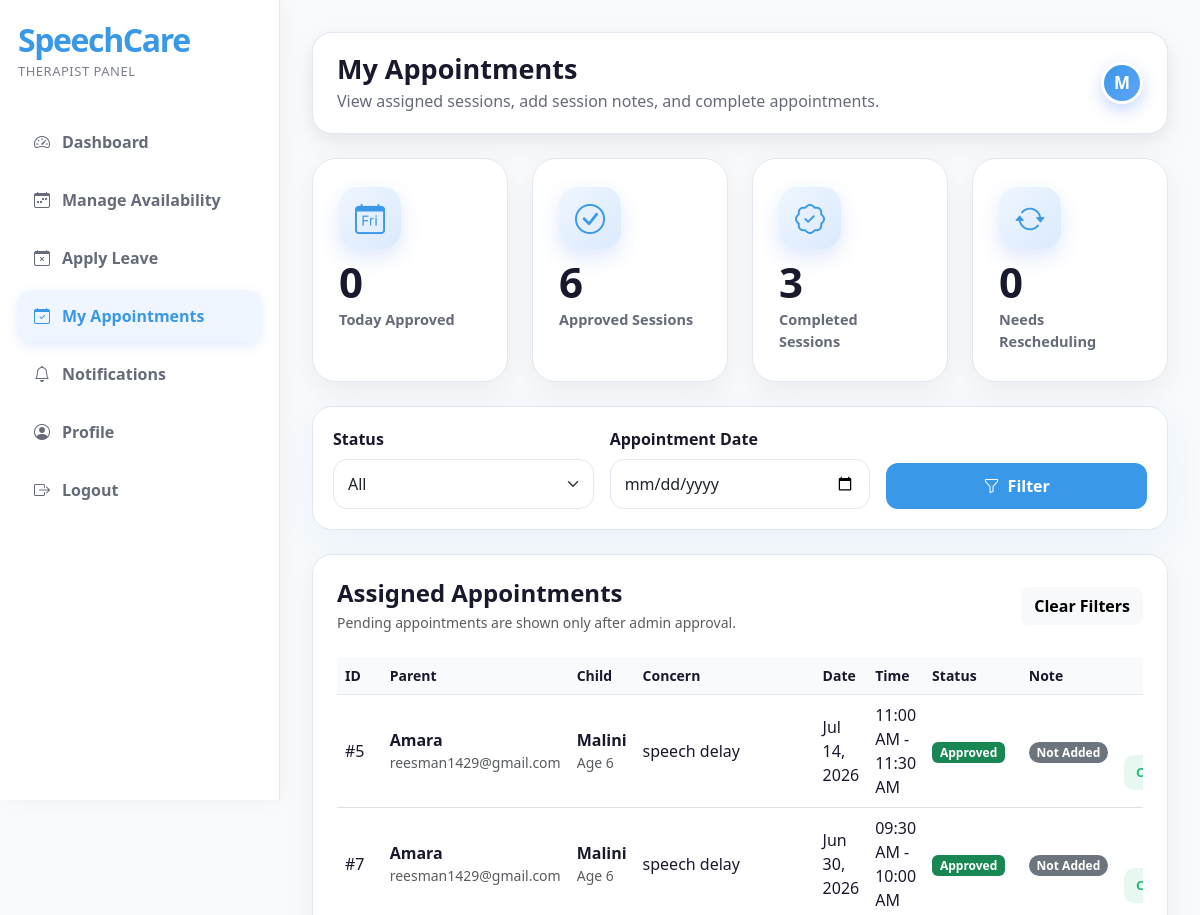
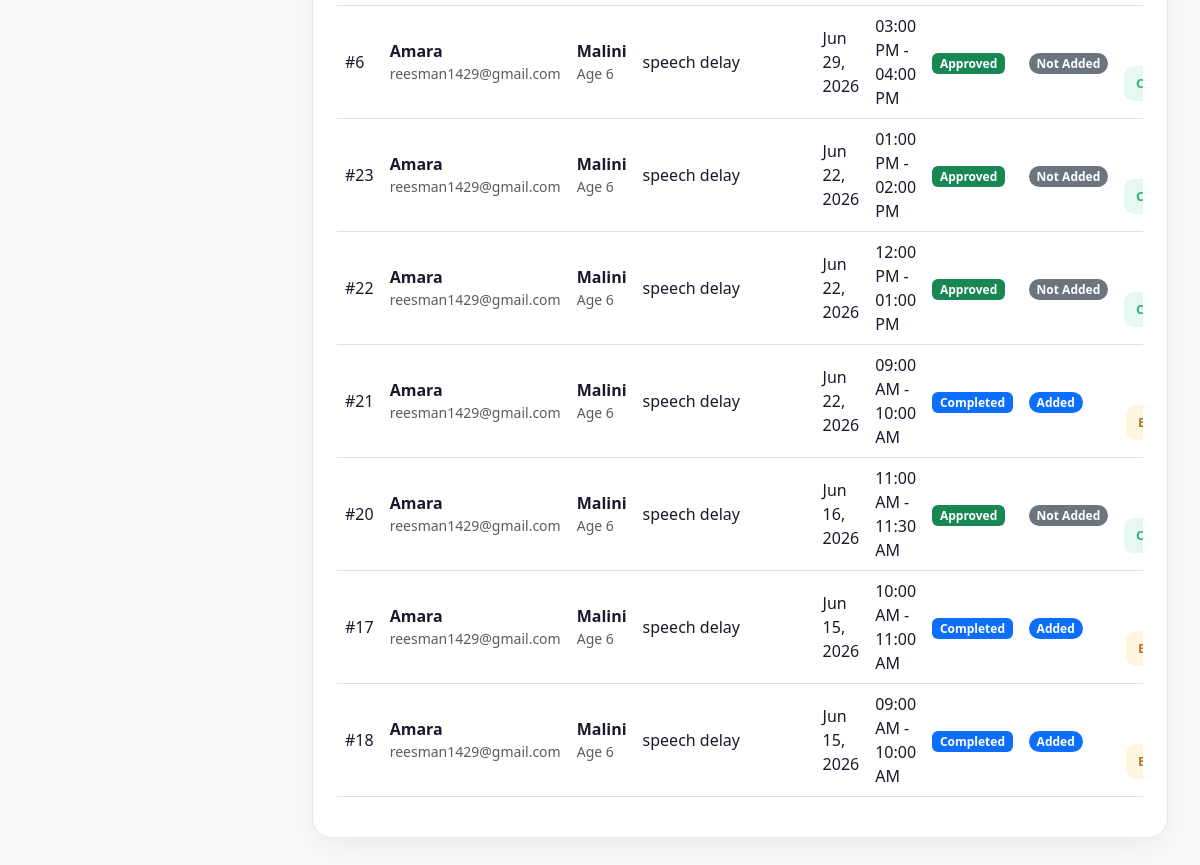
The page /therapist/appointments.php (signed in) on the database its author committed (2 pictures, top to bottom).
### tables this page shows
CREATE TABLE `appointments` (
  `appointment_id` int(11) NOT NULL,
  `parent_id` int(11) NOT NULL,
  `child_id` int(11) NOT NULL,
  `therapist_id` int(11) NOT NULL,
  `slot_id` int(11) NOT NULL,
  `appointment_date` date NOT NULL,
  `start_time` time NOT NULL,
  `end_time` time NOT NULL,
  `status` enum('pending','approved','rejected','completed','needs_rescheduling') DEFAULT 'pending',
  `parent_message` text DEFAULT NULL,
  `admin_note` text DEFAULT NULL,
  `rejection_reason` text DEFAULT NULL,
  `reschedule_reason` text DEFAULT NULL,
  `created_at` timestamp NOT NULL DEFAULT current_timestamp(),
  `updated_at` timestamp NOT NULL DEFAULT current_timestamp() ON UPDATE current_timestamp(),
  `parent_24hr_reminder_sent` tinyint(1) DEFAULT 0,
  `therapist_24hr_reminder_sent` tinyint(1) DEFAULT 0
);

CREATE TABLE `parents` (
  `parent_id` int(11) NOT NULL,
  `full_name` varchar(150) NOT NULL,
  `email` varchar(150) NOT NULL,
  `phone` varchar(30) NOT NULL,
  `address` text DEFAULT NULL,
  `password` varchar(255) NOT NULL,
  `status` enum('active','blocked') DEFAULT 'active',
  `created_at` timestamp NOT NULL DEFAULT current_timestamp(),
  `updated_at` timestamp NOT NULL DEFAULT current_timestamp() ON UPDATE current_timestamp()
);

CREATE TABLE `children` (
  `child_id` int(11) NOT NULL,
  `parent_id` int(11) NOT NULL,
  `child_name` varchar(150) NOT NULL,
  `age` int(11) NOT NULL,
  `gender` enum('male','female','other') NOT NULL,
  `speech_concern` text NOT NULL,
  `previous_therapy_history` text DEFAULT NULL,
  `additional_notes` text DEFAULT NULL,
  `created_at` timestamp NOT NULL DEFAULT current_timestamp(),
  `updated_at` timestamp NOT NULL DEFAULT current_timestamp() ON UPDATE current_timestamp()
);

### includes/functions.php (called while the page is built, shortened)
<?php
function escapeOutput($data) {
    return htmlspecialchars($data ?? "", ENT_QUOTES, "UTF-8");
}
function formatDateNice($date) {
    return date("M d, Y", strtotime($date));
}
function formatTimeNice($time) {
    return date("h:i A", strtotime($time));
}
function getAppointmentStatusBadgeClass($status) {
    if ($status === "approved") {
        return "bg-success";
    }
    if ($status === "completed") {
        return "bg-primary";
    }
    return "bg-secondary";
}
function displayStatusText($status) {
    return ucwords(str_replace("_", " ", $status));
}
?>

### therapist/appointments.php (the view, shortened to what this page needs)
<?php
include "../includes/auth_therapist.php";
include "../includes/functions.php";
$therapist_id   = $_SESSION["therapist_id"];
$therapist_name = $_SESSION["therapist_name"] ?? "Therapist";
$allowed_statuses = [
    "all",
    "approved",
    "completed",
    "cancelled",
    "needs_rescheduling",
    "rescheduled",
];
$status_filter = isset($_GET["status"]) ? cleanInput($_GET["status"]) : "all";
$date_filter   = isset($_GET["appointment_date"]) ? cleanInput($_GET["appointment_date"]) : "";
$where_parts = ["a.therapist_id = ?"];
$params      = [$therapist_id];
$types       = "i";
if ($status_filter === "all") {
    $where_parts[] = "a.status IN ('approved', 'completed', 'cancelled', 'needs_rescheduling', 'rescheduled')";
} else {
    $where_parts[] = "a.status = ?";
    $params[]      = $status_filter;
    $types         .= "s";
}
$where_sql = "WHERE " . implode(" AND ", $where_parts);
$appointments_sql  = "SELECT
                        a.appointment_id, a.parent_id, a.child_id, a.therapist_id, a.slot_id,
                        a.appointment_date, a.start_time, a.end_time, a.status,
                        a.parent_message, a.admin_note, a.rejection_reason, a.reschedule_reason, a.created_at,
                        p.full_name AS parent_name, p.email AS parent_email, p.phone AS parent_phone,
                        c.child_name, c.age, c.gender, c.speech_concern,
                        c.previous_therapy_history, c.additional_notes,
                        sn.note_id, sn.session_activities, sn.child_performance, sn.progress_notes,
                        sn.home_practice, sn.next_session_recommendation,
                        sn.performance_rating, sn.parent_summary,
                        sn.updated_at AS note_updated_at
                      FROM appointments a
                      INNER JOIN parents p  ON a.parent_id = p.parent_id
                      INNER JOIN children c ON a.child_id  = c.child_id
                      LEFT  JOIN session_notes sn ON a.appointment_id = sn.appointment_id
                      $where_sql
                      ORDER BY a.appointment_date DESC, a.start_time DESC";
$appointments_stmt = mysqli_prepare($conn, $appointments_sql);
mysqli_stmt_bind_param($appointments_stmt, $types, ...$params);
mysqli_stmt_execute($appointments_stmt);
$appointments_result = mysqli_stmt_get_result($appointments_stmt);
$today_sql    = "SELECT COUNT(*) AS total FROM appointments WHERE therapist_id = ? AND status = 'approved' AND appointment_date = CURDATE()";
$today_stmt   = mysqli_prepare($conn, $today_sql);
mysqli_stmt_bind_param($today_stmt, "i", $therapist_id);
mysqli_stmt_execute($today_stmt);
$today_count  = mysqli_fetch_assoc(mysqli_stmt_get_result($today_stmt))["total"];
$approved_sql   = "SELECT COUNT(*) AS total FROM appointments WHERE therapist_id = ? AND status = 'approved'";
$approved_stmt  = mysqli_prepare($conn, $approved_sql);
mysqli_stmt_bind_param($approved_stmt, "i", $therapist_id);
mysqli_stmt_execute($approved_stmt);
$approved_count = mysqli_fetch_assoc(mysqli_stmt_get_result($approved_stmt))["total"];
$completed_sql   = "SELECT COUNT(*) AS total FROM appointments WHERE therapist_id = ? AND status = 'completed'";
$completed_stmt  = mysqli_prepare($conn, $completed_sql);
mysqli_stmt_bind_param($completed_stmt, "i", $therapist_id);
mysqli_stmt_execute($completed_stmt);
$completed_count = mysqli_fetch_assoc(mysqli_stmt_get_result($completed_stmt))["total"];
$reschedule_sql   = "SELECT COUNT(*) AS total FROM appointments WHERE therapist_id = ? AND status = 'needs_rescheduling'";
$reschedule_stmt  = mysqli_prepare($conn, $reschedule_sql);
mysqli_stmt_bind_param($reschedule_stmt, "i", $therapist_id);
mysqli_stmt_execute($reschedule_stmt);
$reschedule_count = mysqli_fetch_assoc(mysqli_stmt_get_result($reschedule_stmt))["total"];
?>
<!DOCTYPE html>
<html lang="en">
<head>
    <link href="https://cdn.jsdelivr.net/npm/bootstrap@5.3.3/dist/css/bootstrap.min.css" rel="stylesheet">
    <link href="https://cdn.jsdelivr.net/npm/bootstrap-icons@1.11.3/font/bootstrap-icons.css" rel="stylesheet">
    <link rel="stylesheet" href="../assets/css/dashboard.css">
</head>
<body>
<div class="dashboard-wrapper">
    <aside class="sidebar therapist-sidebar">
        <div class="sidebar-logo">SpeechCare</div>
        <div class="sidebar-subtitle">Therapist Panel</div>
        <nav class="sidebar-menu">
            <a href="dashboard.php"><i class="bi bi-speedometer2"></i> Dashboard</a>
            <a href="manage-availability.php"><i class="bi bi-calendar-week"></i> Manage Availability</a>
            <a href="apply-leave.php"><i class="bi bi-calendar-x"></i> Apply Leave</a>
            <a href="appointments.php" class="active"><i class="bi bi-calendar-check"></i> My Appointments</a>
            <a href="notifications.php"><i class="bi bi-bell"></i> Notifications</a>
            <a href="profile.php"><i class="bi bi-person-circle"></i> Profile</a>
            <a href="../logout.php"><i class="bi bi-box-arrow-right"></i> Logout</a>
        </nav>
    </aside>
    <main class="main-content">
        <div class="top-bar d-flex justify-content-between align-items-center flex-wrap gap-3">
            <div>
                <h1 class="page-title">My Appointments</h1>
                <p class="page-subtitle">View assigned sessions, add session notes, and complete appointments.</p>
            </div>
            <div class="profile-circle">
                <?php echo strtoupper(substr($therapist_name, 0, 1)); ?>
            </div>
        </div>
        <div class="row g-4 mb-4">
            <div class="col-xl-3 col-md-6">
                <div class="stat-card">
                    <div class="stat-icon"><i class="bi bi-calendar-day"></i></div>
                    <div class="stat-number"><?php echo $today_count; ?></div>
                    <div class="stat-label">Today Approved</div>
                </div>
            </div>
            <div class="col-xl-3 col-md-6">
                <div class="stat-card">
                    <div class="stat-icon"><i class="bi bi-check-circle"></i></div>
                    <div class="stat-number"><?php echo $approved_count; ?></div>
                    <div class="stat-label">Approved Sessions</div>
                </div>
            </div>
            <div class="col-xl-3 col-md-6">
                <div class="stat-card">
                    <div class="stat-icon"><i class="bi bi-patch-check"></i></div>
                    <div class="stat-number"><?php echo $completed_count; ?></div>
                    <div class="stat-label">Completed Sessions</div>
                </div>
            </div>
            <div class="col-xl-3 col-md-6">
                <div class="stat-card">
                    <div class="stat-icon"><i class="bi bi-arrow-repeat"></i></div>
                    <div class="stat-number"><?php echo $reschedule_count; ?></div>
                    <div class="stat-label">Needs Rescheduling</div>
                </div>
            </div>
        </div>
        <div class="filter-box">
            <form method="GET" action="" class="row g-3 align-items-end">
                <div class="col-md-4">
                    <label class="form-label fw-bold">Status</label>
                    <select name="status" class="form-select">
                        <?php foreach ($allowed_statuses as $status_option) { ?>
                            <option value="<?php echo $status_option; ?>" <?php echo $status_filter === $status_option ? "selected" : ""; ?>>
                                <?php echo $status_option === "all" ? "All" : displayStatusText($status_option); ?>
                            </option>
                        <?php } ?>
                    </select>
                </div>
                <div class="col-md-4">
                    <label class="form-label fw-bold">Appointment Date</label>
                    <input type="date" name="appointment_date" class="form-control"
                           value="<?php echo escapeOutput($date_filter); ?>">
                </div>
                <div class="col-md-4">
                    <button type="submit" class="action-btn-primary w-100">
                        <i class="bi bi-funnel me-1"></i> Filter
                    </button>
                </div>
            </form>
        </div>
        <div class="content-card">
            <div class="d-flex justify-content-between align-items-center flex-wrap gap-3 mb-4">
                <div>
                    <h4 class="fw-bold mb-1">Assigned Appointments</h4>
                    <p class="text-muted small mb-0">Pending appointments are shown only after admin approval.</p>
                </div>
                <a href="appointments.php" class="btn btn-light rounded-3 fw-bold">Clear Filters</a>
            </div>
            <div class="table-responsive">
                <table class="table align-middle">
                    <thead>
                        <tr>
                            <th>ID</th>
                            <th>Parent</th>
                            <th>Child</th>
                            <th>Concern</th>
                            <th>Date</th>
                            <th>Time</th>
                            <th>Status</th>
                            <th>Note</th>
                            <th class="text-end">Actions</th>
                        </tr>
                    </thead>
                    <tbody>
                    <?php if (mysqli_num_rows($appointments_result) > 0) { ?>
                        <?php while ($appointment = mysqli_fetch_assoc($appointments_result)) {
                            $appt_id         = (int) $appointment["appointment_id"];
                            $comp_modal_id   = "completeSessionModal{$appt_id}";
                            $edit_modal_id   = "editNoteModal{$appt_id}";
                        ?>
                        <tr>
                            <td>#<?php echo escapeOutput($appt_id); ?></td>
                            <td>
                                <strong><?php echo escapeOutput($appointment["parent_name"]); ?></strong>
                                <div class="small text-muted"><?php echo escapeOutput($appointment["parent_email"]); ?></div>
                            </td>
                            <td>
                                <strong><?php echo escapeOutput($appointment["child_name"]); ?></strong>
                                <div class="small text-muted">Age <?php echo escapeOutput($appointment["age"]); ?></div>
                            </td>
                            <td style="min-width:180px;"><?php echo escapeOutput($appointment["speech_concern"]); ?></td>
                            <td><?php echo formatDateNice($appointment["appointment_date"]); ?></td>
                            <td>
                                <?php echo formatTimeNice($appointment["start_time"]); ?> -
                                <?php echo formatTimeNice($appointment["end_time"]); ?>
                            </td>
                            <td>
                                <span class="badge <?php echo getAppointmentStatusBadgeClass($appointment["status"]); ?>">
                                    <?php echo displayStatusText($appointment["status"]); ?>
                                </span>
                            </td>
                            <td>
                                <?php if (!empty($appointment["note_id"])) { ?>
                                    <span class="badge rounded-pill text-bg-primary">Added</span>
                                <?php } else { ?>
                                    <span class="badge rounded-pill text-bg-secondary">Not Added</span>
                                <?php } ?>
                            </td>
                            <td class="text-end">
                                <div class="d-flex justify-content-end gap-2 flex-wrap">
                                    <?php if ($appointment["status"] === "approved") { ?>
                                        <button type="button" class="small-action-btn btn-complete"
                                                data-bs-toggle="modal" data-bs-target="#<?php echo $comp_modal_id; ?>">
                                            Complete
                                        </button>
                                    <?php } ?>
                                    <?php if ($appointment["status"] === "completed" && !empty($appointment["note_id"])) { ?>
                                        <button type="button" class="small-action-btn btn-note"
                                                data-bs-toggle="modal" data-bs-target="#<?php echo $edit_modal_id; ?>">
                                        </button>
                                    <?php } ?>
                                </div>
                            </td>
                        </tr>
                        <?php }  ?>
                    <?php } ?>
                    </tbody>
                </table>
            </div>
        </div>
    </main>
</div>
</body>
</html>

### rows shown on the page
appointments: appointment_id "5", parent.full_name "Amara", parent.email "reesman1429@gmail.com", child.child_name "Malini", child.age "6", child.speech_concern "speech delay", appointment_date "Jul 14, 2026", start_time "11:00 AM", end_time "11:30 AM", status "Approved", shows "Not Added"
appointments: appointment_id "7", parent.full_name "Amara", parent.email "reesman1429@gmail.com", child.child_name "Malini", child.age "6", child.speech_concern "speech delay", appointment_date "Jun 30, 2026", start_time "09:30 AM", end_time "10:00 AM", status "Approved", shows "Not Added"
appointments: appointment_id "6", parent.full_name "Amara", parent.email "reesman1429@gmail.com", child.child_name "Malini", child.age "6", child.speech_concern "speech delay", appointment_date "Jun 29, 2026", start_time "03:00 PM", end_time "04:00 PM", status "Approved", shows "Not Added"
appointments: appointment_id "23", parent.full_name "Amara", parent.email "reesman1429@gmail.com", child.child_name "Malini", child.age "6", child.speech_concern "speech delay", appointment_date "Jun 22, 2026", start_time "01:00 PM", end_time "02:00 PM", status "Approved", shows "Not Added"
appointments: appointment_id "22", parent.full_name "Amara", parent.email "reesman1429@gmail.com", child.child_name "Malini", child.age "6", child.speech_concern "speech delay", appointment_date "Jun 22, 2026", start_time "12:00 PM", end_time "01:00 PM", status "Approved", shows "Not Added"
appointments: appointment_id "21", parent.full_name "Amara", parent.email "reesman1429@gmail.com", child.child_name "Malini", child.age "6", child.speech_concern "speech delay", appointment_date "Jun 22, 2026", start_time "09:00 AM", end_time "10:00 AM", status "Completed", shows "Added"
appointments: appointment_id "20", parent.full_name "Amara", parent.email "reesman1429@gmail.com", child.child_name "Malini", child.age "6", child.speech_concern "speech delay", appointment_date "Jun 16, 2026", start_time "11:00 AM", end_time "11:30 AM", status "Approved", shows "Not Added"
appointments: appointment_id "17", parent.full_name "Amara", parent.email "reesman1429@gmail.com", child.child_name "Malini", child.age "6", child.speech_concern "speech delay", appointment_date "Jun 15, 2026", start_time "10:00 AM", end_time "11:00 AM", status "Completed", shows "Added"
appointments: appointment_id "18", parent.full_name "Amara", parent.email "reesman1429@gmail.com", child.child_name "Malini", child.age "6", child.speech_concern "speech delay", appointment_date "Jun 15, 2026", start_time "09:00 AM", end_time "10:00 AM", status "Completed", shows "Added"

### other values the page prints
substr($therapist_name, 0, 1) "M"
$today_count "0"
$approved_count "6"
$completed_count "3"
$reschedule_count "0"
